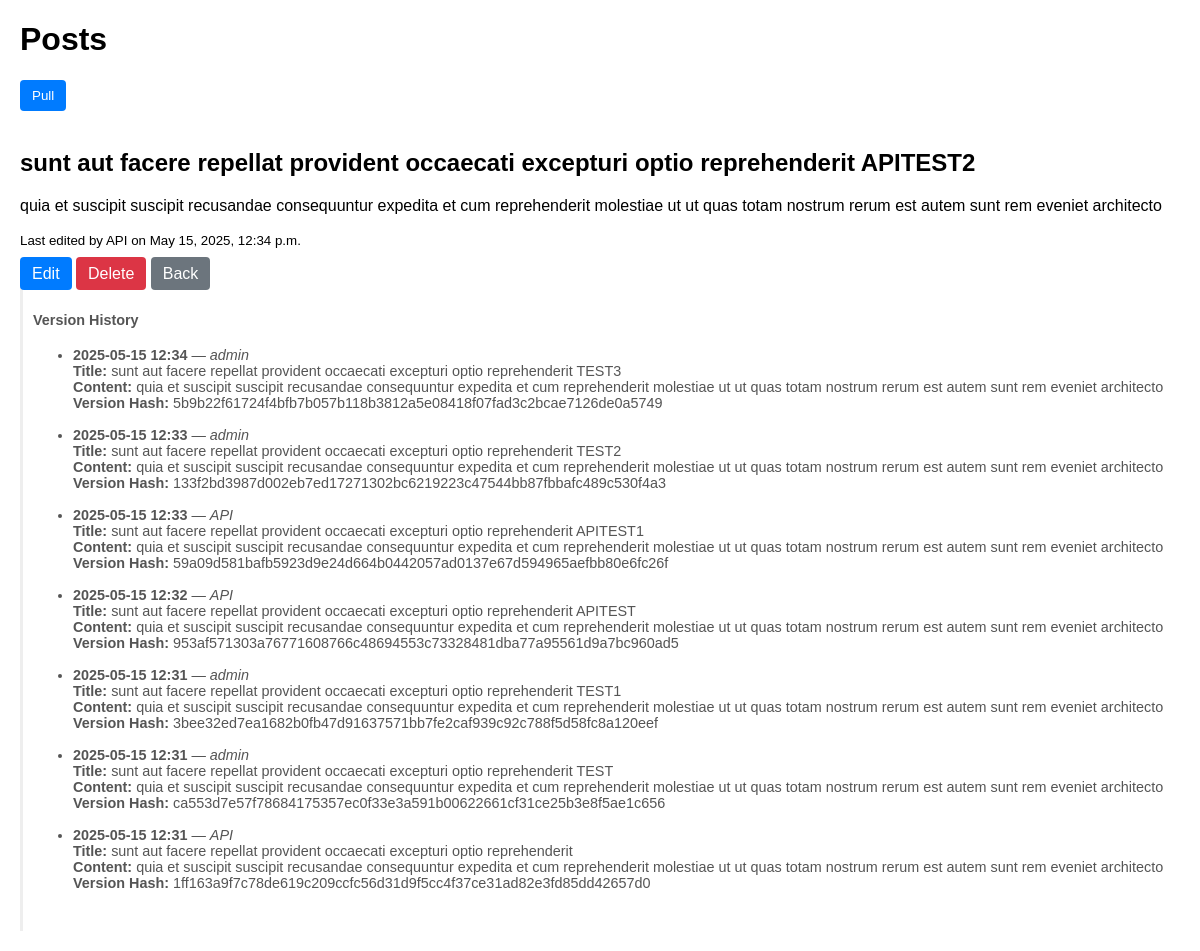
Page /posts/post/231/ on the committed database.
### posts/models.py (models this page shows, shortened)
class Post(models.Model):
    external_id    = models.IntegerField(unique=False , null=True , blank = True)
    title          = models.CharField(max_length=255)
    content        = models.TextField()
    created_at     = models.DateTimeField(auto_now_add=True)
    updated_at     = models.DateTimeField(auto_now=True)
    last_edited_by = models.CharField(max_length=50, default='API')
    last_edited_at = models.DateTimeField(null=True, blank=True)
    local_hash      = models.CharField(max_length=64, editable=False, blank=True)
    api_hash = models.CharField(max_length=255, editable=False, blank=False)
    version_hash = models.CharField(max_length=64, blank=True, null=True)
    deleted= models.BooleanField(default=False)

class PostHistory(models.Model):
    post      = models.ForeignKey(Post, on_delete=models.CASCADE, related_name='posthistory_set')
    title     = models.CharField(max_length=255)
    content   = models.TextField()
    editor    = models.CharField(max_length=50)
    timestamp = models.DateTimeField()
    version_hash = models.CharField(max_length=64, editable=False, blank=True)

### posts/views.py (the view)
# urls.py: path('post/<int:post_id>/', views.view_single_post, name='view_single_post'),
def view_single_post(request, post_id):
    try:
        post = get_object_or_404(Post, id=post_id, deleted = False)
    except Post.DoesNotExist:
        raise Http404("Post not found or has been deleted.")
    history = post.posthistory_set.all().order_by('-timestamp')
    return render(request, 'posts/index.html', {
        'mode': 'detail',
        'post': post,
        'history': history
    })

### posts/templates/posts/index.html (shortened to what this page needs)
<!DOCTYPE html>
<html lang="en">
<head>
</head>
<body>
<h1>Posts</h1>
<form method="post" action="{% url 'sync_more_posts' %}">
    <button type="submit" class="button">Pull</button>
</form>
<br>
{% if mode == 'list' %}
  {% for post in posts %}
    <div class="post">
        <h4><a href="{% url 'view_single_post' post.id %}">{{ post.title }}</a></h4>
        <!--
        {% if post.posthistory_set.last %}
          <small><strong>Latest Version Hash:</strong> {{ post.posthistory_set.last.version_hash }}</small><br>
        {% endif %} -->
        <!-- <a href="{% url 'edit_post' post.id %}" class="button">Edit</a>
        <a href="{% url 'delete_post' post.id %}" class="button button-delete">Delete</a> -->
    </div>
  {% empty %}
    <p>No posts available.</p>
  {% endfor %}
{% elif mode == 'detail' %}
  <h2>{{ post.title }}</h2>
  <p>{{ post.content }}</p>
  <p><small>Last edited by {{ post.last_edited_by }} on {{ post.last_edited_at }}</small></p>
  <a href="{% url 'edit_post' post.id %}" class="button">Edit</a>
  <a href="{% url 'delete_post' post.id %}" class="button button-delete">Delete</a>
  <a href="{% url 'view_posts' %}" class="button button-cancel">Back</a>
  {% if history %}
    <div class="history-log">
      <h4>Version History</h4>
      <ul>
        {% for h in history %}
          <li>
            <strong>{{ h.timestamp|date:"Y-m-d H:i" }}</strong> — <em>{{ h.editor }}</em><br>
            <strong>Title:</strong> {{ h.title }}<br>
            <strong>Content:</strong> {{ h.content }}<br>
            <strong>Version Hash:</strong> {{ h.version_hash }}
          </li><br>
        {% endfor %}
      </ul>
    </div>
  {% else %}
    <p>No edit history.</p>
  {% endif %}
{% endif %}
</body>
</html>

### posts/templates/posts/index.html (style rules this page uses)
body { font-family: sans-serif; margin: 20px; }
.button { padding: 8px 12px; background-color: #007bff; color: white; border: none; border-radius: 4px; text-decoration: none; }
.button-delete { background-color: #dc3545; }
.button-cancel { background-color: #6c757d; }
.history-log { font-size: 0.9em; color: #555; padding: 10px; border-left: 3px solid #eee; }

### rows in the picture
Post: title "sunt aut facere repellat provident occaecati excepturi optio reprehenderit APITEST2", content "quia et suscipit suscipit recusandae consequuntur expedita et cum reprehenderit molestiae ut ut quas totam nostrum rerum est autem sunt rem eveniet architecto", last_edited_by "API", last_edited_at "May 15, 2025, 12:34 p.m."
PostHistory: timestamp "2025-05-15 12:34", editor "admin", title "sunt aut facere repellat provident occaecati excepturi optio reprehenderit TEST3", content "quia et suscipit suscipit recusandae consequuntur expedita et cum reprehenderit molestiae ut ut quas totam nostrum rerum est autem sunt rem eveniet architecto", version_hash "5b9b22f61724f4bfb7b057b118b3812a5e08418f07fad3c2bcae7126de0a5749"
PostHistory: timestamp "2025-05-15 12:33", editor "admin", title "sunt aut facere repellat provident occaecati excepturi optio reprehenderit TEST2", content "quia et suscipit suscipit recusandae consequuntur expedita et cum reprehenderit molestiae ut ut quas totam nostrum rerum est autem sunt rem eveniet architecto", version_hash "133f2bd3987d002eb7ed17271302bc6219223c47544bb87fbbafc489c530f4a3"
PostHistory: timestamp "2025-05-15 12:33", editor "API", title "sunt aut facere repellat provident occaecati excepturi optio reprehenderit APITEST1", content "quia et suscipit suscipit recusandae consequuntur expedita et cum reprehenderit molestiae ut ut quas totam nostrum rerum est autem sunt rem eveniet architecto", version_hash "59a09d581bafb5923d9e24d664b0442057ad0137e67d594965aefbb80e6fc26f"
PostHistory: timestamp "2025-05-15 12:32", editor "API", title "sunt aut facere repellat provident occaecati excepturi optio reprehenderit APITEST", content "quia et suscipit suscipit recusandae consequuntur expedita et cum reprehenderit molestiae ut ut quas totam nostrum rerum est autem sunt rem eveniet architecto", version_hash "953af571303a76771608766c48694553c73328481dba77a95561d9a7bc960ad5"
PostHistory: timestamp "2025-05-15 12:31", editor "admin", title "sunt aut facere repellat provident occaecati excepturi optio reprehenderit TEST1", content "quia et suscipit suscipit recusandae consequuntur expedita et cum reprehenderit molestiae ut ut quas totam nostrum rerum est autem sunt rem eveniet architecto", version_hash "3bee32ed7ea1682b0fb47d91637571bb7fe2caf939c92c788f5d58fc8a120eef"
PostHistory: timestamp "2025-05-15 12:31", editor "admin", title "sunt aut facere repellat provident occaecati excepturi optio reprehenderit TEST", content "quia et suscipit suscipit recusandae consequuntur expedita et cum reprehenderit molestiae ut ut quas totam nostrum rerum est autem sunt rem eveniet architecto", version_hash "ca553d7e57f78684175357ec0f33e3a591b00622661cf31ce25b3e8f5ae1c656"
PostHistory: timestamp "2025-05-15 12:31", editor "API", title "sunt aut facere repellat provident occaecati excepturi optio reprehenderit", content "quia et suscipit suscipit recusandae consequuntur expedita et cum reprehenderit molestiae ut ut quas totam nostrum rerum est autem sunt rem eveniet architecto", version_hash "1ff163a9f7c78de619c209ccfc56d31d9f5cc4f37ce31ad82e3fd85dd42657d0"
